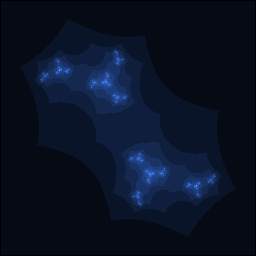
#> input picture Mandelbrot/julia/0.05, -1.23i.png, 256 x 256 px; its folder holds 3 pictures in this run
$ python stitch.py
#> lines starting #> are read from the running program, lines starting #| are printed output that depends on the picture
from PIL import Image
import os
import math

files = os.listdir( 'julia' )
for file in files:
	if not( file.endswith( ".png" ) ):
		print( file )
		files.remove( file )

grid = int( math.sqrt( len( files ) ) )
grid = 9
resolution = 256

canvas = Image.new( 'RGB', ( resolution*grid , resolution*grid ), "black")
#> canvas: PIL image 2304x2304 RGB; every value is 0

for file in files:
	c = file.split( ", " )
	x = float( c[0] ) + 2
	y = float( c[1][:-5] ) + 2
	cx = int( x * resolution * 2 )
	cy = int( y * resolution * 2 )
	canvas.paste( Image.open( 'julia/' + file ), (cx, cy) )
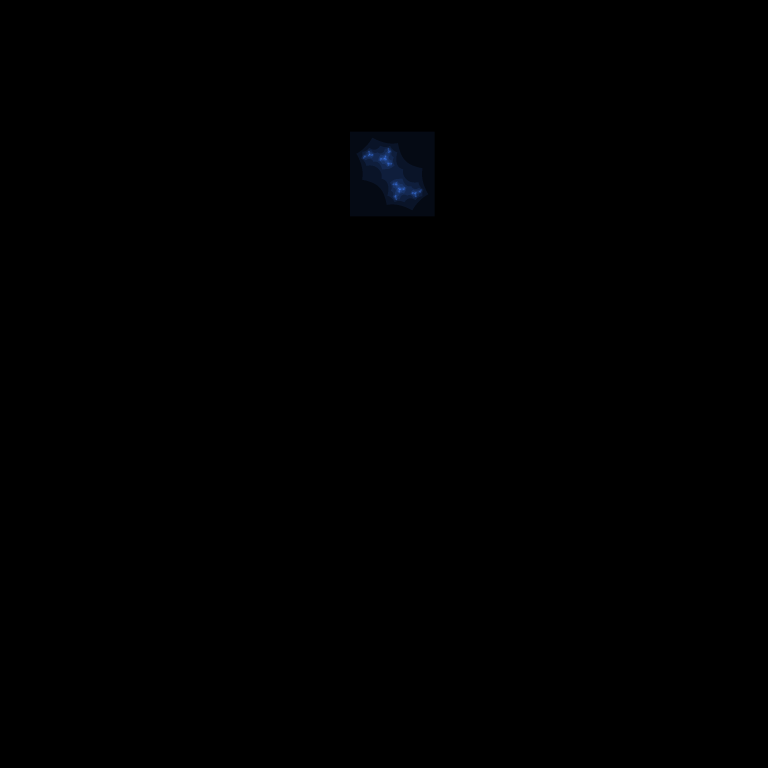
#> canvas: PIL image 2304x2304 RGB (shown at 1/3 size); mean R, G, B 0.1, 0.2, 0.4
#> pass 2 of the loop `for file in files:`:
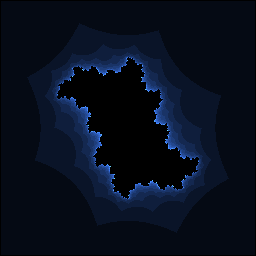
#> input picture Mandelbrot/julia/0.12, -0.52i.png, 256 x 256 px
#> `canvas.paste( Image.open( 'julia/' + file ), (cx, cy) )`:
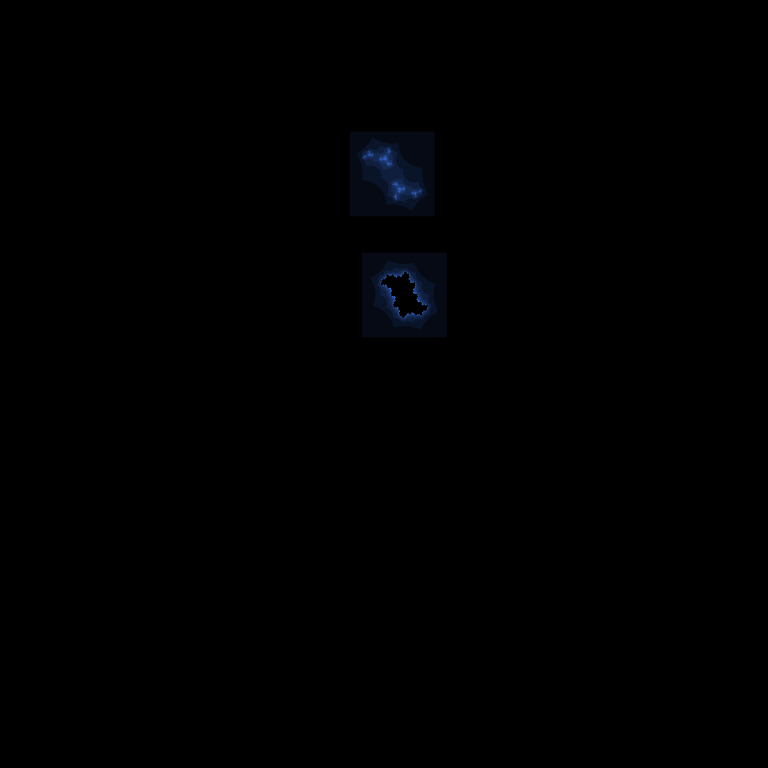
#> canvas: PIL image 2304x2304 RGB (shown at 1/3 size); mean R, G, B 0.2, 0.4, 0.8
#> pass 3 of the loop `for file in files:`:
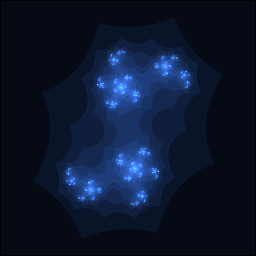
#> input picture Mandelbrot/julia/0.5, 0.5i.png, 256 x 256 px
#> `canvas.paste( Image.open( 'julia/' + file ), (cx, cy) )`:
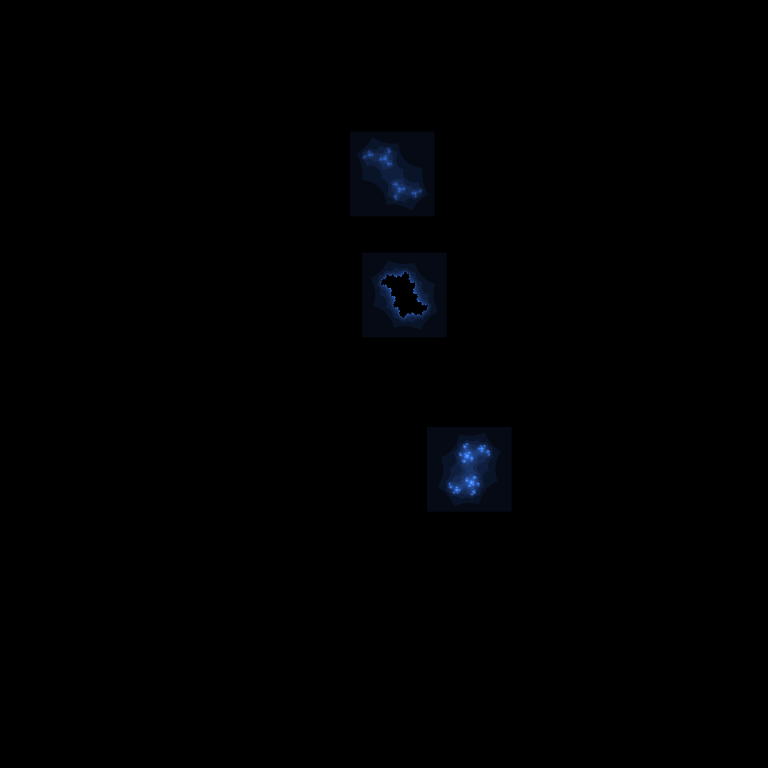
#> canvas: PIL image 2304x2304 RGB (shown at 1/3 size); mean R, G, B 0.3, 0.7, 1.4

canvas.save( "stitch_min.png", "PNG" )
